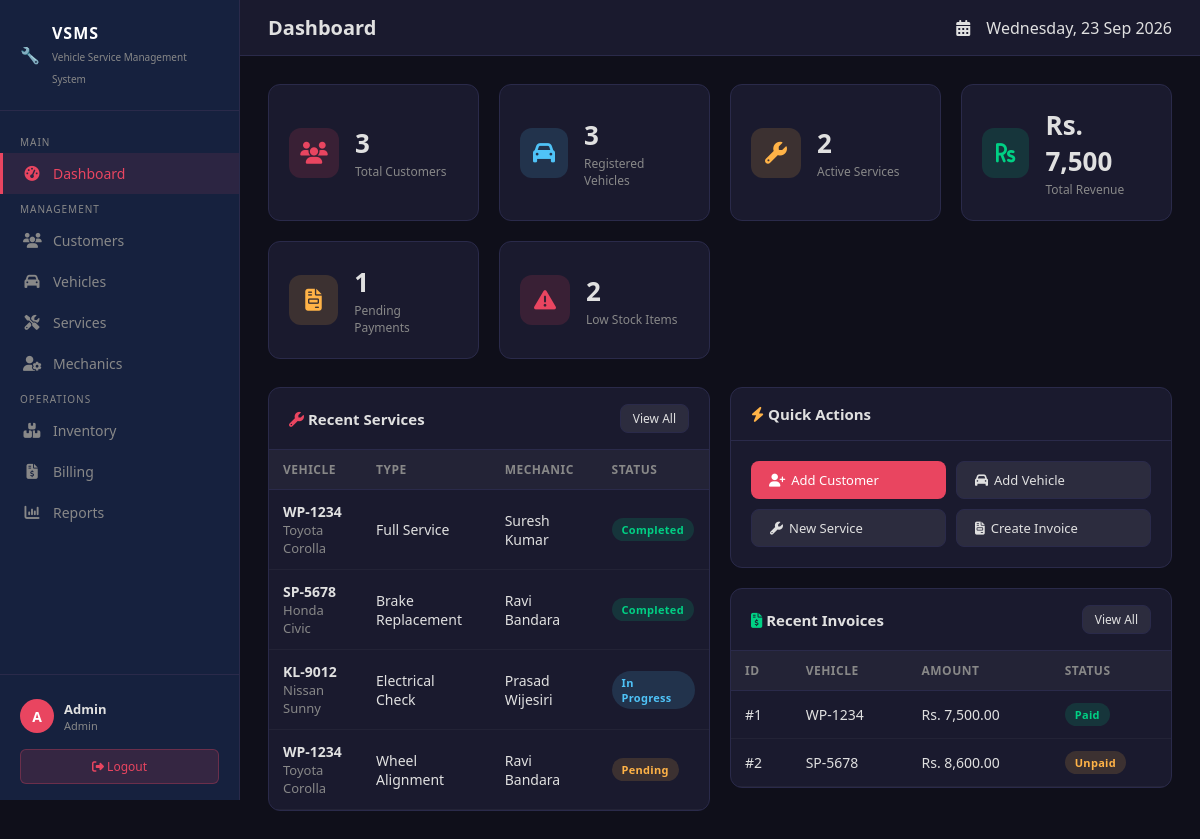
Page /vsms/index.php (signed in) on the committed database.
### tables this page shows
CREATE TABLE IF NOT EXISTS services (
  service_id   INT AUTO_INCREMENT PRIMARY KEY,
  vehicle_id   INT NOT NULL,
  mechanic_id  INT,
  service_type VARCHAR(100) NOT NULL,
  description  TEXT,
  status       ENUM('Pending','In Progress','Completed','Cancelled') DEFAULT 'Pending',
  start_date   DATE,
  end_date     DATE,
  created_at   DATETIME DEFAULT CURRENT_TIMESTAMP,
  FOREIGN KEY (vehicle_id)  REFERENCES vehicles(vehicle_id)  ON DELETE CASCADE,
  FOREIGN KEY (mechanic_id) REFERENCES mechanics(mechanic_id) ON DELETE SET NULL
);

CREATE TABLE IF NOT EXISTS vehicles (
  vehicle_id      INT AUTO_INCREMENT PRIMARY KEY,
  customer_id     INT NOT NULL,
  make            VARCHAR(50) NOT NULL,
  model           VARCHAR(50) NOT NULL,
  year            YEAR,
  registration_no VARCHAR(30) NOT NULL UNIQUE,
  color           VARCHAR(30),
  mileage         INT DEFAULT 0,
  created_at      DATETIME DEFAULT CURRENT_TIMESTAMP,
  FOREIGN KEY (customer_id) REFERENCES customers(customer_id) ON DELETE CASCADE
);

CREATE TABLE IF NOT EXISTS mechanics (
  mechanic_id     INT AUTO_INCREMENT PRIMARY KEY,
  name            VARCHAR(100) NOT NULL,
  phone           VARCHAR(20),
  specialization  VARCHAR(100),
  status          ENUM('Active','Inactive') DEFAULT 'Active',
  created_at      DATETIME DEFAULT CURRENT_TIMESTAMP
);

CREATE TABLE IF NOT EXISTS invoices (
  invoice_id     INT AUTO_INCREMENT PRIMARY KEY,
  service_id     INT NOT NULL,
  labor_cost     DECIMAL(10,2) DEFAULT 0.00,
  parts_cost     DECIMAL(10,2) DEFAULT 0.00,
  total_amount   DECIMAL(10,2) DEFAULT 0.00,
  payment_status ENUM('Unpaid','Paid','Partial') DEFAULT 'Unpaid',
  payment_date   DATE,
  notes          TEXT,
  created_at     DATETIME DEFAULT CURRENT_TIMESTAMP,
  FOREIGN KEY (service_id) REFERENCES services(service_id) ON DELETE CASCADE
);

### vsms/index.php (the view, shortened to what this page needs)
<?php
$pageTitle = 'Dashboard';
$pdo = getDB();
$totalCustomers  = $pdo->query('SELECT COUNT(*) FROM customers')->fetchColumn();
$totalVehicles   = $pdo->query('SELECT COUNT(*) FROM vehicles')->fetchColumn();
$activeServices  = $pdo->query("SELECT COUNT(*) FROM services WHERE status IN ('Pending','In Progress')")->fetchColumn();
$totalRevenue    = $pdo->query("SELECT COALESCE(SUM(total_amount),0) FROM invoices WHERE payment_status='Paid'")->fetchColumn();
$pendingPayments = $pdo->query("SELECT COUNT(*) FROM invoices WHERE payment_status='Unpaid'")->fetchColumn();
$lowStock        = $pdo->query('SELECT COUNT(*) FROM spare_parts WHERE quantity <= low_stock_alert')->fetchColumn();
$recentServices = $pdo->query("
  SELECT s.service_id, s.service_type, s.status, s.created_at,
         v.registration_no, v.make, v.model,
         c.name AS customer_name,
         m.name AS mechanic_name
  FROM services s
  JOIN vehicles v  ON s.vehicle_id  = v.vehicle_id
  JOIN customers c ON v.customer_id = c.customer_id
  LEFT JOIN mechanics m ON s.mechanic_id = m.mechanic_id
  ORDER BY s.created_at DESC LIMIT 8
")->fetchAll();
$recentInvoices = $pdo->query("
  SELECT i.invoice_id, i.total_amount, i.payment_status, i.created_at,
         v.registration_no
  FROM invoices i
  JOIN services s ON i.service_id = s.service_id
  JOIN vehicles v ON s.vehicle_id = v.vehicle_id
  ORDER BY i.created_at DESC LIMIT 5
")->fetchAll();
require_once 'includes/header.php';
?>
<div class="stats-grid">
  <div class="stat-card">
    <div class="stat-icon red"><i class="fas fa-users"></i></div>
    <div class="stat-info"><div class="stat-value"><?= $totalCustomers ?></div><div class="stat-label">Total Customers</div></div>
  </div>
  <div class="stat-card">
    <div class="stat-icon blue"><i class="fas fa-car"></i></div>
    <div class="stat-info"><div class="stat-value"><?= $totalVehicles ?></div><div class="stat-label">Registered Vehicles</div></div>
  </div>
  <div class="stat-card">
    <div class="stat-icon orange"><i class="fas fa-wrench"></i></div>
    <div class="stat-info"><div class="stat-value"><?= $activeServices ?></div><div class="stat-label">Active Services</div></div>
  </div>
  <div class="stat-card">
    <div class="stat-icon green"><i class="fas fa-rupee-sign"></i></div>
    <div class="stat-info"><div class="stat-value">Rs. <?= number_format($totalRevenue) ?></div><div class="stat-label">Total Revenue</div></div>
  </div>
  <div class="stat-card">
    <div class="stat-icon orange"><i class="fas fa-file-invoice"></i></div>
    <div class="stat-info"><div class="stat-value"><?= $pendingPayments ?></div><div class="stat-label">Pending Payments</div></div>
  </div>
  <div class="stat-card">
    <div class="stat-icon red"><i class="fas fa-exclamation-triangle"></i></div>
    <div class="stat-info"><div class="stat-value"><?= $lowStock ?></div><div class="stat-label">Low Stock Items</div></div>
  </div>
</div>
<div class="grid-2" style="margin-bottom:24px">
  <div class="card">
    <div class="card-header">
      <h3><i class="fas fa-wrench" style="color:var(--primary)"></i> Recent Services</h3>
      <a href="/vsms/modules/services/index.php" class="btn btn-secondary btn-sm">View All</a>
    </div>
    <div class="table-responsive">
      <table>
        <thead><tr><th>Vehicle</th><th>Type</th><th>Mechanic</th><th>Status</th></tr></thead>
        <tbody>
        <?php if (empty($recentServices)): ?>
          <tr><td colspan="4" class="text-muted" style="padding:20px;text-align:center">No services yet</td></tr>
        <?php else: foreach ($recentServices as $s):
          $badge = match($s['status']) {
            'Completed' => 'badge-success', 'In Progress' => 'badge-info',
            'Pending'   => 'badge-warning', default => 'badge-danger'
          }; ?>
          <tr>
            <td><div class="fw-bold"><?= htmlspecialchars($s['registration_no']) ?></div>
                <div class="text-muted"><?= htmlspecialchars($s['make'].' '.$s['model']) ?></div></td>
            <td><?= htmlspecialchars($s['service_type']) ?></td>
            <td><?= htmlspecialchars($s['mechanic_name'] ?? '—') ?></td>
            <td><span class="badge <?= $badge ?>"><?= $s['status'] ?></span></td>
          </tr>
        <?php endforeach; endif; ?>
        </tbody>
      </table>
    </div>
  </div>
  <div style="display:flex;flex-direction:column;gap:20px">
    <div class="card">
      <div class="card-header"><h3><i class="fas fa-bolt" style="color:var(--warning)"></i> Quick Actions</h3></div>
      <div class="card-body" style="display:grid;grid-template-columns:1fr 1fr;gap:10px">
        <a href="/vsms/modules/customers/add.php" class="btn btn-primary"><i class="fas fa-user-plus"></i> Add Customer</a>
        <a href="/vsms/modules/vehicles/add.php"  class="btn btn-secondary"><i class="fas fa-car"></i> Add Vehicle</a>
        <a href="/vsms/modules/services/add.php"  class="btn btn-secondary"><i class="fas fa-wrench"></i> New Service</a>
        <a href="/vsms/modules/billing/add.php"   class="btn btn-secondary"><i class="fas fa-file-invoice"></i> Create Invoice</a>
      </div>
    </div>
    <div class="card">
      <div class="card-header">
        <h3><i class="fas fa-file-invoice-dollar" style="color:var(--success)"></i> Recent Invoices</h3>
        <a href="/vsms/modules/billing/index.php" class="btn btn-secondary btn-sm">View All</a>
      </div>
      <div class="table-responsive">
        <table>
          <thead><tr><th>ID</th><th>Vehicle</th><th>Amount</th><th>Status</th></tr></thead>
          <tbody>
          <?php if (empty($recentInvoices)): ?>
            <tr><td colspan="4" class="text-muted" style="padding:20px;text-align:center">No invoices yet</td></tr>
          <?php else: foreach ($recentInvoices as $inv):
            $badge = $inv['payment_status']==='Paid' ? 'badge-success' : 'badge-warning'; ?>
            <tr>
              <td>#<?= $inv['invoice_id'] ?></td>
              <td><?= htmlspecialchars($inv['registration_no']) ?></td>
              <td>Rs. <?= number_format($inv['total_amount'],2) ?></td>
              <td><span class="badge <?= $badge ?>"><?= $inv['payment_status'] ?></span></td>
            </tr>
          <?php endforeach; endif; ?>
          </tbody>
        </table>
      </div>
    </div>
  </div>
</div>
<?php require_once 'includes/footer.php'; ?>

### vsms/includes/header.php (shortened to what this page needs)
<?php
$current = basename(dirname($_SERVER['PHP_SELF']));
$pageTitle = $pageTitle ?? 'Dashboard';
?>
<!DOCTYPE html>
<html lang="en">
<head>
    <link rel="stylesheet" href="/vsms/assets/style.css">
    <link rel="stylesheet" href="https://cdnjs.cloudflare.com/ajax/libs/font-awesome/6.5.0/css/all.min.css">
</head>
<body>
<div class="wrapper">
    <aside class="sidebar">
        <div class="sidebar-brand">
            <div class="logo">🔧</div>
            <div>
                <h2>VSMS</h2>
                <span>Vehicle Service Management System</span>
            </div>
        </div>
        <nav class="sidebar-nav">
            <div class="nav-section">Main</div>
            <a href="/vsms/index.php"
               class="nav-item <?= (basename($_SERVER['PHP_SELF']) == 'index.php' && strpos($_SERVER['PHP_SELF'], 'modules') === false) ? 'active' : '' ?>">
                <i class="fas fa-gauge-high"></i>
                Dashboard
            </a>
            <div class="nav-section">Management</div>
            <a href="/vsms/modules/customers/index.php"
               class="nav-item <?= $current == 'customers' ? 'active' : '' ?>">
                <i class="fas fa-users"></i>
                Customers
            </a>
            <a href="/vsms/modules/vehicles/index.php"
               class="nav-item <?= $current == 'vehicles' ? 'active' : '' ?>">
                <i class="fas fa-car"></i>
                Vehicles
            </a>
            <a href="/vsms/modules/services/index.php"
               class="nav-item <?= $current == 'services' ? 'active' : '' ?>">
                <i class="fas fa-screwdriver-wrench"></i>
                Services
            </a>
            <a href="/vsms/modules/mechanics/index.php"
               class="nav-item <?= $current == 'mechanics' ? 'active' : '' ?>">
                <i class="fas fa-user-gear"></i>
                Mechanics
            </a>
            <div class="nav-section">Operations</div>
            <a href="/vsms/modules/inventory/index.php"
               class="nav-item <?= $current == 'inventory' ? 'active' : '' ?>">
                <i class="fas fa-boxes-stacked"></i>
                Inventory
            </a>
            <a href="/vsms/modules/billing/index.php"
               class="nav-item <?= $current == 'billing' ? 'active' : '' ?>">
                <i class="fas fa-file-invoice-dollar"></i>
                Billing
            </a>
            <a href="/vsms/modules/reports/index.php"
               class="nav-item <?= $current == 'reports' ? 'active' : '' ?>">
                <i class="fas fa-chart-column"></i>
                Reports
            </a>
        </nav>
        <div class="sidebar-footer">
            <div class="sidebar-user">
                <div class="user-avatar">
                    <?= strtoupper(substr($_SESSION['user_name'] ?? 'U', 0, 1)) ?>
                </div>
                <div class="user-info">
                    <div class="user-name">
                        <?= htmlspecialchars($_SESSION['user_name'] ?? 'User') ?>
                    </div>
                    <div class="user-role">
                        <?= htmlspecialchars($_SESSION['user_role'] ?? 'Staff') ?>
                    </div>
                </div>
            </div>
            <a href="/vsms/logout.php" class="logout-btn">
                <i class="fas fa-right-from-bracket"></i>
                Logout
            </a>
        </div>
    </aside>
    <main class="main-content">
        <div class="topbar">
            <div>
                <h1><?= htmlspecialchars($pageTitle) ?></h1>
            </div>
            <div class="topbar-right">
                <i class="fas fa-calendar-days"></i>
                <?= date('l, d M Y') ?>
            </div>
        </div>
        <div class="page-body">

### vsms/includes/footer.php (shortened to what this page needs)
  </div>
</div>
</body>
</html>

### rows in the picture
services: vehicle.registration_no "WP-1234", vehicle.model "Toyota Corolla", service_type "Full Service", mechanic.name "Suresh Kumar", status "Completed"
services: vehicle.registration_no "SP-5678", vehicle.model "Honda Civic", service_type "Brake Replacement", mechanic.name "Ravi Bandara", status "Completed"
services: vehicle.registration_no "KL-9012", vehicle.model "Nissan Sunny", service_type "Electrical Check", mechanic.name "Prasad Wijesiri", status "In Progress"
services: vehicle.registration_no "WP-1234", vehicle.model "Toyota Corolla", service_type "Wheel Alignment", mechanic.name "Ravi Bandara", status "Pending"
invoices: invoice_id "1", vehicles.registration_no "WP-1234", total_amount "7,500.00", payment_status "Paid"
invoices: invoice_id "2", vehicles.registration_no "SP-5678", total_amount "8,600.00", payment_status "Unpaid"

### other values in the picture
substr($_SESSION['user_name'] ?? 'U', 0, 1) "A"
$_SESSION['user_name'] "Admin"
$_SESSION['user_role'] "Admin"
$pageTitle "Dashboard"
$totalCustomers "3"
$totalVehicles "3"
$activeServices "2"
$totalRevenue "7,500"
$pendingPayments "1"
$lowStock "2"
